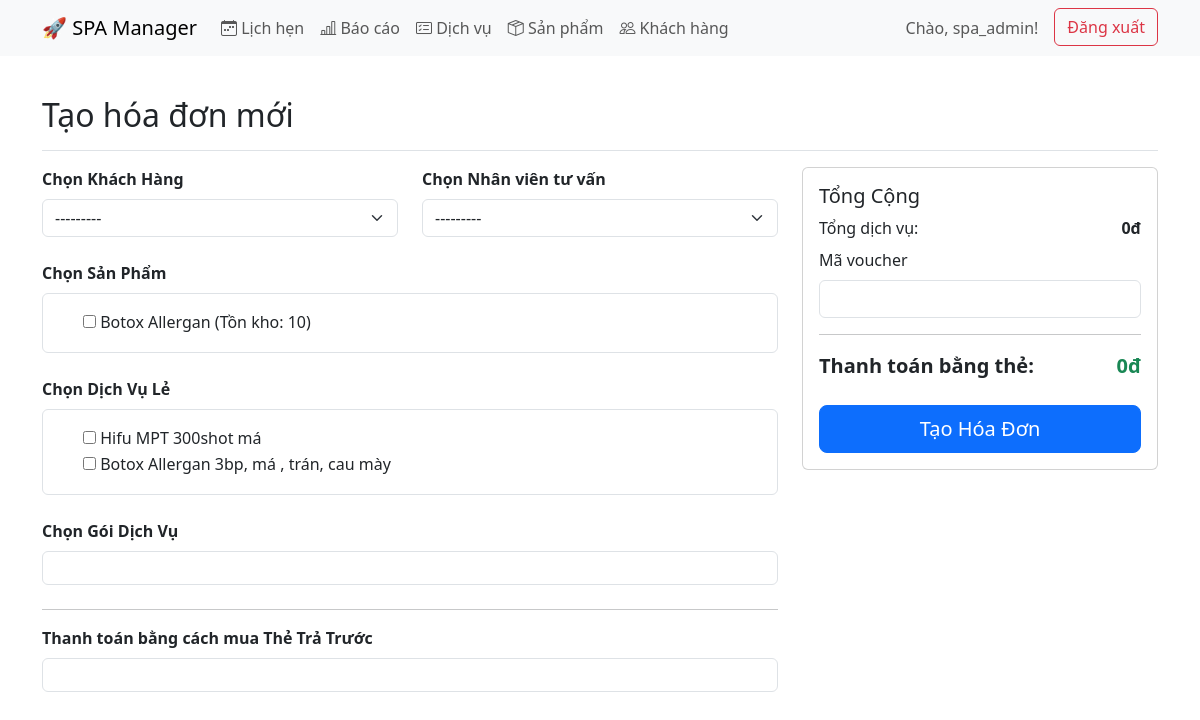
The app's page /invoices/create/ (signed in) with its own data.
### sales/models.py (models this page shows)
class Service(models.Model):
    name = models.CharField(max_length=255)
    price = models.DecimalField(max_digits=12, decimal_places=2)
    description = models.TextField(blank=True, null=True)
    is_active = models.BooleanField(default=True)
    def __str__(self):
        return self.name

### sales/views.py (the view)
# urls.py: path('invoices/create/', views.create_invoice_view, name='create_invoice'),
@login_required
def create_invoice_view(request):
    if request.method == 'POST':
        form = InvoiceForm(request.POST)
        if form.is_valid():
            with transaction.atomic():
                customer_data = form.cleaned_data['customer']
                staff_data = form.cleaned_data['staff']
                customer_to_update = Customer.objects.select_for_update().get(pk=customer_data.pk)
                products = form.cleaned_data['products']
                services = form.cleaned_data['services']
                packages = form.cleaned_data['packages']
                gift_card_payment = form.cleaned_data['gift_card']
                final_amount = sum(p.price for p in products) + sum(s.price for s in services) + sum(pkg.price for pkg in packages)
                amount_paid_from_credit = min(customer_to_update.credit_balance, final_amount)
                payment_for_gift_card = gift_card_payment.value if gift_card_payment else Decimal('0')
                paid_amount = amount_paid_from_credit + payment_for_gift_card
                invoice = Invoice.objects.create(
                    customer=customer_to_update,
                    staff=staff_data,
                    sub_total=final_amount,
                    final_amount=final_amount,
                    paid_amount=paid_amount,
                    status='paid' if paid_amount >= final_amount else 'unpaid'
                )
                for item in list(products) + list(services) + list(packages):
                    item_type = ''
                    if isinstance(item, Product): item_type = 'product'
                    elif isinstance(item, Service): item_type = 'service'
                    elif isinstance(item, ServicePackage): item_type = 'package'
                    InvoiceDetail.objects.create(invoice=invoice, product=item if item_type == 'product' else None, service=item if item_type == 'service' else None, service_package=item if item_type == 'package' else None, item_type=item_type, quantity=1, unit_price=item.price)
                if amount_paid_from_credit > 0:
                    customer_to_update.credit_balance -= amount_paid_from_credit
                    Payment.objects.create(invoice=invoice, amount_paid=amount_paid_from_credit, payment_method='credit')
                if gift_card_payment:
                    overpayment = payment_for_gift_card
                    if paid_amount > final_amount:
                        overpayment = payment_for_gift_card - (final_amount - amount_paid_from_credit)
                    customer_to_update.credit_balance += overpayment
                customer_to_update.save()
                return redirect('invoice_detail', invoice_id=invoice.id)
    else:
        form = InvoiceForm()
    context = {'page_title': 'Tạo hóa đơn mới', 'form': form}
    return render(request, 'sales/create_invoice.html', context)

### sales/models.py (called while the page is built)
    def __str__(self):
        return f"{self.full_name} ({self.phone_number})"

    def __str__(self):
        return f"{self.name} (Tồn kho: {self.quantity_in_stock})"

### sales/templates/sales/create_invoice.html (shortened to what this page needs)
{% extends 'sales/base.html' %}
{% load humanize %}
{% block content %}
<div class="d-flex justify-content-between flex-wrap flex-md-nowrap align-items-center pt-3 pb-2 mb-3 border-bottom">
    <h1 class="h2">{{ page_title }}</h1>
</div>
<form method="post" id="invoice-form">
    <div class="row">
        <div class="col-md-8">
            <div class="row">
                <div class="col-md-6 mb-4">
                    <label for="{{ form.customer.id_for_label }}" class="form-label fw-bold">{{ form.customer.label }}</label>
                    {{ form.customer }}
                </div>
                <div class="col-md-6 mb-4">
                    <label for="{{ form.staff.id_for_label }}" class="form-label fw-bold">{{ form.staff.label }}</label>
                    {{ form.staff }}
                </div>
            </div>
            <div class="mb-4">
                <label class="form-label fw-bold">{{ form.products.label }}</label>
                <div class="border rounded p-3" style="max-height: 150px; overflow-y: auto;">
                    {% for checkbox in form.products %}
                    <div class="form-check">{{ checkbox.tag }} <label for="{{ checkbox.id_for_label }}">{{ checkbox.choice_label }}</label></div>
                    {% endfor %}
                </div>
            </div>
            <div class="mb-4">
                <label class="form-label fw-bold">{{ form.services.label }}</label>
                <div class="border rounded p-3" style="max-height: 150px; overflow-y: auto;">
                     {% for checkbox in form.services %}
                    <div class="form-check">{{ checkbox.tag }} <label for="{{ checkbox.id_for_label }}">{{ checkbox.choice_label }}</label></div>
                    {% endfor %}
                </div>
            </div>
            <div class="mb-4">
                <label class="form-label fw-bold">{{ form.packages.label }}</label>
                <div class="border rounded p-3" style="max-height: 150px; overflow-y: auto;">
                </div>
            </div>
            <hr>
            <div class="mb-4">
                <label class="form-label fw-bold">{{ form.gift_card.label }}</label>
                <div class="border rounded p-3">
                </div>
            </div>
        </div>
        <div class="col-md-4">
            <div class="card position-sticky" style="top: 1rem;">
                <div class="card-body">
                    <h5 class="card-title">Tổng Cộng</h5>
                    <div class="d-flex justify-content-between mb-2">
                        <span>Tổng dịch vụ:</span>
                        <span id="subtotal" class="fw-bold">0đ</span>
                    </div>
                    <div class="mb-3">
                        <label for="{{ form.voucher_code.id_for_label }}" class="form-label">{{ form.voucher_code.label }}</label>
                        {{ form.voucher_code }}
                    </div>
                    <hr>
                    <div class="d-flex justify-content-between fw-bold fs-5">
                        <span>Thanh toán bằng thẻ:</span>
                        <span id="payment-total" class="text-success">0đ</span>
                    </div>
                    <div class="d-grid mt-4">
                        <button type="submit" class="btn btn-primary btn-lg">Tạo Hóa Đơn</button>
                    </div>
                </div>
            </div>
        </div>
    </div>
</form>
{% endblock %}

### sales/templates/sales/base.html (shortened to what this page needs)
{% load static %}
{% load humanize %}
<!doctype html>
<html lang="vi">
<head>
    <link href="https://cdn.jsdelivr.net/npm/bootstrap@5.3.3/dist/css/bootstrap.min.css" rel="stylesheet">
    <link rel="stylesheet" href="https://cdn.jsdelivr.net/npm/bootstrap-icons@1.11.3/font/bootstrap-icons.min.css">
</head>
<body>
    <nav class="navbar navbar-expand-lg bg-body-tertiary mb-4">
        <div class="container">
            <a class="navbar-brand" href="{% if user.is_authenticated %}{% url 'dashboard' %}{% else %}{% url 'login' %}{% endif %}">🚀 SPA Manager</a>
            <div class="collapse navbar-collapse" id="navbarNav">
                <ul class="navbar-nav me-auto mb-2 mb-lg-0">
                    {% if user.is_authenticated %}
                        <li class="nav-item">
                            <a class="nav-link" href="{% url 'calendar' %}"><i class="bi bi-calendar-week"></i> Lịch hẹn</a>
                        </li>
                        <li class="nav-item">
                            <a class="nav-link" href="{% url 'reports' %}"><i class="bi bi-bar-chart-line"></i> Báo cáo</a>
                        </li>
                        <li class="nav-item">
                            <a class="nav-link" href="{% url 'service_list' %}"><i class="bi bi-card-checklist"></i> Dịch vụ</a>
                        </li>
                         <li class="nav-item">
                            <a class="nav-link" href="{% url 'product_list' %}"><i class="bi bi-box-seam"></i> Sản phẩm</a>
                        </li>
                         <li class="nav-item">
                            <a class="nav-link" href="{% url 'customer_list' %}"><i class="bi bi-people"></i> Khách hàng</a>
                        </li>
                    {% endif %}
                </ul>
                <div class="navbar-nav ms-auto">
                    {% if user.is_authenticated %}
                        <span class="navbar-text me-3">
                            Chào, {{ user.username }}!
                        </span>
                        <form action="{% url 'logout' %}" method="post" class="d-inline">
                            <button type="submit" class="btn btn-outline-danger">Đăng xuất</button>
                        </form>
                    {% else %}
                         <a href="{% url 'login' %}" class="btn btn-primary">Đăng nhập</a>
                    {% endif %}
                </div>
            </div>
        </div>
    </nav>
    <main class="container">
        {% block content %}{% endblock %}
    </main>
</body>
</html>

### records on screen
Service: choice_label "Hifu MPT 300shot má"
Service: choice_label "Botox Allergan 3bp, má , trán, cau mày"

### other values on screen
{{ user.username }} "spa_admin"
{{ page_title }} "Tạo hóa đơn mới"
{{ checkbox.choice_label }} "Botox Allergan (Tồn kho: 10)"
